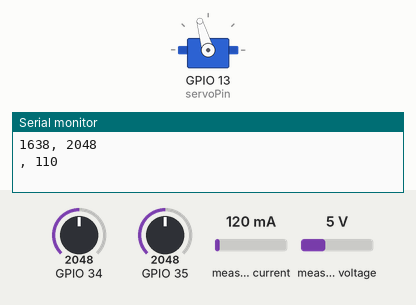
Simulated run of this sketch. Board: ESP32. Parts: servo, the last lines printed to the serial monitor. The inputs (shaded band) are chosen by the test bench; at power-on: GPIO 35 = 2048, GPIO 34 = 2048, measured current 120 mA, measured voltage 5 V (analog values on the 0–4095 scale).

Above: at 2.7 s.
2.8 s: GPIO 35 set to 2866
7.1 s: GPIO 34 set to 2866
11.4 s: GPIO 35 set to 140
At 13.2 s:
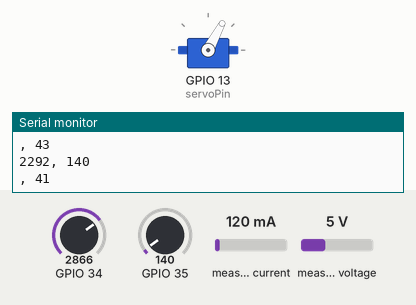
15.7 s: GPIO 34 set to 140
At 15.7 s:
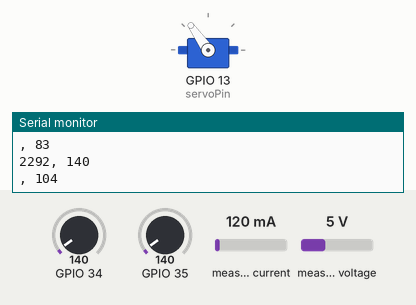
17.2 s: GPIO 34 set to 1228
At 21.3 s:
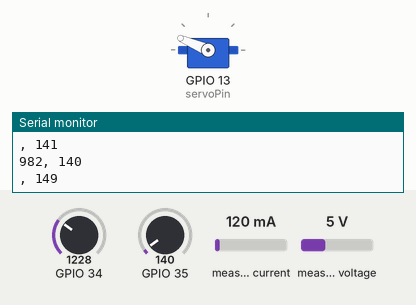
21.5 s: GPIO 34 set to 122
At 22.6 s:
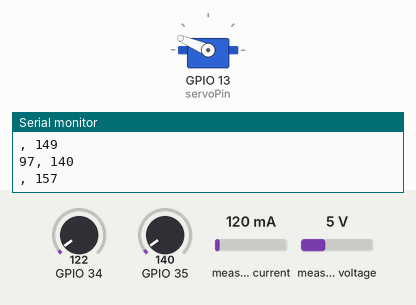
Timing chart, 0 to 24.0 s (numbered marks = the images above; inputs shaded):
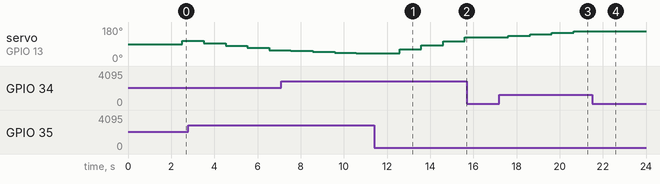

Measured:
- after the input at 11.4 s, servo on GPIO 13 (servoPin): 40° → 62° after 1.2 s, → 83° 1.0 s later, → 104° 1.0 s later, → 125° 1.0 s later
- after the input at 15.7 s, servo on GPIO 13 (servoPin): stays 125° (without the input it goes to 146° after 0.92 s)
- after the input at 17.2 s, servo on GPIO 13 (servoPin): 125° → 133° after 0.42 s, → 141° 1.0 s later, → 149° 1.0 s later, → 157° 1.0 s later
- after the input at 21.5 s, servo on GPIO 13 (servoPin): stays 157° (without the input it goes to 165° after 0.16 s)

The sketch:

embarcados2.ino
```cpp
//#define CAYENNE_DEBUG
#define CAYENNE_PRINT Serial

#include <CayenneMQTTESP32.h>
#include <Servo.h>
#include <stdio.h>
#include <Wire.h>
#include <Adafruit_INA219.h>

#define POWER_SCALE_FACTOR 1000
// WiFi network info.
char ssid[] = "AndroidAP2B7B";
char wifiPassword[] = "xbzr6733";

static const int servoPin = 13;
const int BUFFER_SIZE = 100;
char buf[BUFFER_SIZE];

Servo servo;

//Insere máquina de estados.
enum State {
  AUTOMATIC,
  MANUAL
};

State currentState = AUTOMATIC;  // Set the initial state to Automatic

Adafruit_INA219 ina219;

//::::::::::::::::::::::::::::::::::::Variaveis globais:::::::::::::::::::::::::::::::::::::::::::
int ser; //serial
int aux;
static int ang; //angulo que vai pro servo
int value = 110;
int diff;

//LDRs
int analogValue; //ldr 0 (pino 34)
int analogValue1; //ldr 1 (pino 35)

//Posicao do mini Painel
int tolerancia = 30;
int pos = 110;
const int minPos = 40;  // Minimum position limit
const int maxPos = 180;  // Maximum position limit

//int comando = 0; //Modo Manual

  float shuntvoltage = 0;
  float busvoltage_mV = 0;
  float current_mA = 0;
  float loadvoltage = 0;
  float power_mW = 0;
//::::::::::::::::::::::::::::::::::Final das variáveis globais:::::::::::::::::::::::::::::::::::::::::::::

// Cayenne authentication info. This should be obtained from the Cayenne Dashboard.
char username[] = "b8cfcda0-0a28-11ee-8485-5b7d3ef089d0";
char password[] = "74e1a29ea506ea597edbf2be9af5ffd726d26215";
char clientID[] = "c2b51140-0a28-11ee-8485-5b7d3ef089d0";


void setup() {
	Serial.begin(9600);

	Cayenne.begin(username, password, clientID, ssid, wifiPassword);
  servo.attach(servoPin);
    if (! ina219.begin()) {
    Serial.println("Failed to find INA219 chip");
    while (1) { delay(10); }
  }
  analogReadResolution(12);
  //ina219.setCalibration_32V_1A();
}

void loop() {
  Cayenne.loop();
  //Variaveis locais
      shuntvoltage = ina219.getShuntVoltage_mV();
      busvoltage_mV = ina219.getBusVoltage_V();
      current_mA = ina219.getCurrent_mA();
      power_mW = ina219.getPower_mW();
      loadvoltage = busvoltage_mV + (shuntvoltage / 1000);
      analogValue = 0.8 * analogRead(34);
      analogValue1 = analogRead(35);
      Serial.printf("%d, %d \n, %d \n", analogValue, analogValue1, pos);

  switch (currentState) {
    case AUTOMATIC:
      // 1. Adjust position based on LDR readings
      // 2. Decrease angle increment once it reaches 180 degrees
      // 3. Increase angle increment once it reaches 0 degrees
      // 4. Send sensor data to Cayenne
      diff = analogValue - analogValue1;
      //Ajusta posica de acordo com os LDRs
      if (abs(diff) > tolerancia) {
        if ((analogValue < analogValue1) && (pos < maxPos)) {
          pos+=ceil(diff/100);
        }
        if ((analogValue > analogValue1) && (pos > minPos)) {
          pos+=ceil(diff/100);
        }
      }
      if(pos > maxPos) {pos = maxPos;} // reset the horizontal postion of the motor to 180 if it tries to move past this point
      if(pos < minPos) {pos = minPos;} // reset the horizontal position of the motor to 0 if it tries to move past this point
      servo.write(pos);

      // Decrease the angle increment once it reaches 180 degrees
      if (pos == maxPos) {
        servo.write(pos);
        delay(1000); // Optional delay for stability
        pos -= 1;
      }

      // Increase the angle increment once it reaches 0 degrees
      if (pos == minPos) {
        servo.write(pos);
        delay(1000); // Optional delay for stability
        pos += 1;
      }

      break;

    case MANUAL:
      // Manual mode logic
      // Handle commands received from Cayenne to control the servo position manually
      CAYENNE_IN_DEFAULT();
      pos = value;
      servo.write(pos);
      break;
  }
}

// Default function for sending sensor data at intervals to Cayenne.
// You can also use functions for specific channels, e.g CAYENNE_OUT(1) for sending channel 1 data.
CAYENNE_OUT_DEFAULT()
{
	// Write data to Cayenne here. This example just sends the current uptime in milliseconds on virtual channel 0.
	Cayenne.virtualWrite(0, millis());
  Cayenne.virtualWrite(1, current_mA, TYPE_VOLTAGE, UNIT_MILLIVOLTS);
  Cayenne.virtualWrite(3, power_mW);
  Cayenne.virtualWrite(4, analogValue);
  Cayenne.virtualWrite(5, busvoltage_mV);
  Cayenne.virtualWrite(6, pos);
  Cayenne.virtualWrite(7, analogValue1);
  //Serial.println(current_mA);

	// Some examples of other functions you can use to send data.
	//Cayenne.celsiusWrite(1, 22.0);
	//Cayenne.luxWrite(2, 700);
	//Cayenne.virtualWrite(3, 50, TYPE_PROXIMITY, UNIT_CENTIMETER);
}

// Default function for processing actuator commands from the Cayenne Dashboard.
// You can also use functions for specific channels, e.g CAYENNE_IN(1) for channel 1 commands.
CAYENNE_IN_DEFAULT()
{
	CAYENNE_LOG("Channel %u, value %s", request.channel, getValue.asString());
  //value = getValue.asInt();
  if(request.channel == 4) {
    int nextState = getValue.asInt();
    if (nextState == 0) {
      currentState = MANUAL;
    } else {
      currentState = AUTOMATIC;
    }
/*    if (currentState == MANUAL) {
      currentState = AUTOMATIC;
    } else {
      currentState = MANUAL;
    }*/
  }
  else{
    value = getValue.asInt();
  }
  Serial.println(value);
	//Process message here. If there is an error set an error message using getValue.setError(), e.g getValue.setError("Error message");
}
```
